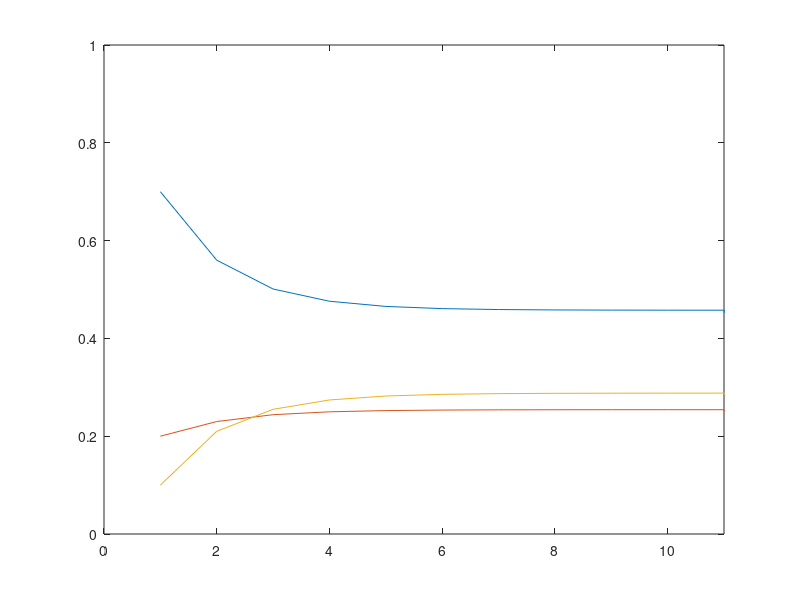

Reproduce this figure in MATLAB.
%% aliena a

T=[
    [ 0.7 , 0.2 , 0.3 ];
    [ 0.2 , 0.3 , 0.3 ];
    [ 0.1 , 0.5 , 0.4 ]
  ];
 
%% alinea b

disp('b)');
init=[1;0;0];
aux=T^2*init;
disp(aux(3))

%% alinea c

disp('c)');
result=zeros(20,3);
for i=1:20
    aux=T^i*init;
    result(i,:)=aux;
end
plot(result)

%% alena d

disp('d)');
result=zeros(20,3);
k=0;
for i=1:20
    aux=T^i*init;
    result(i,:)=aux;
    k=i;
    if(k>1)
        if(max(abs(result(i,:)-result(i-1,:)))<10^-4)
            break;
        end
    end
end
plot(result)
axis([0 k 0 1]);